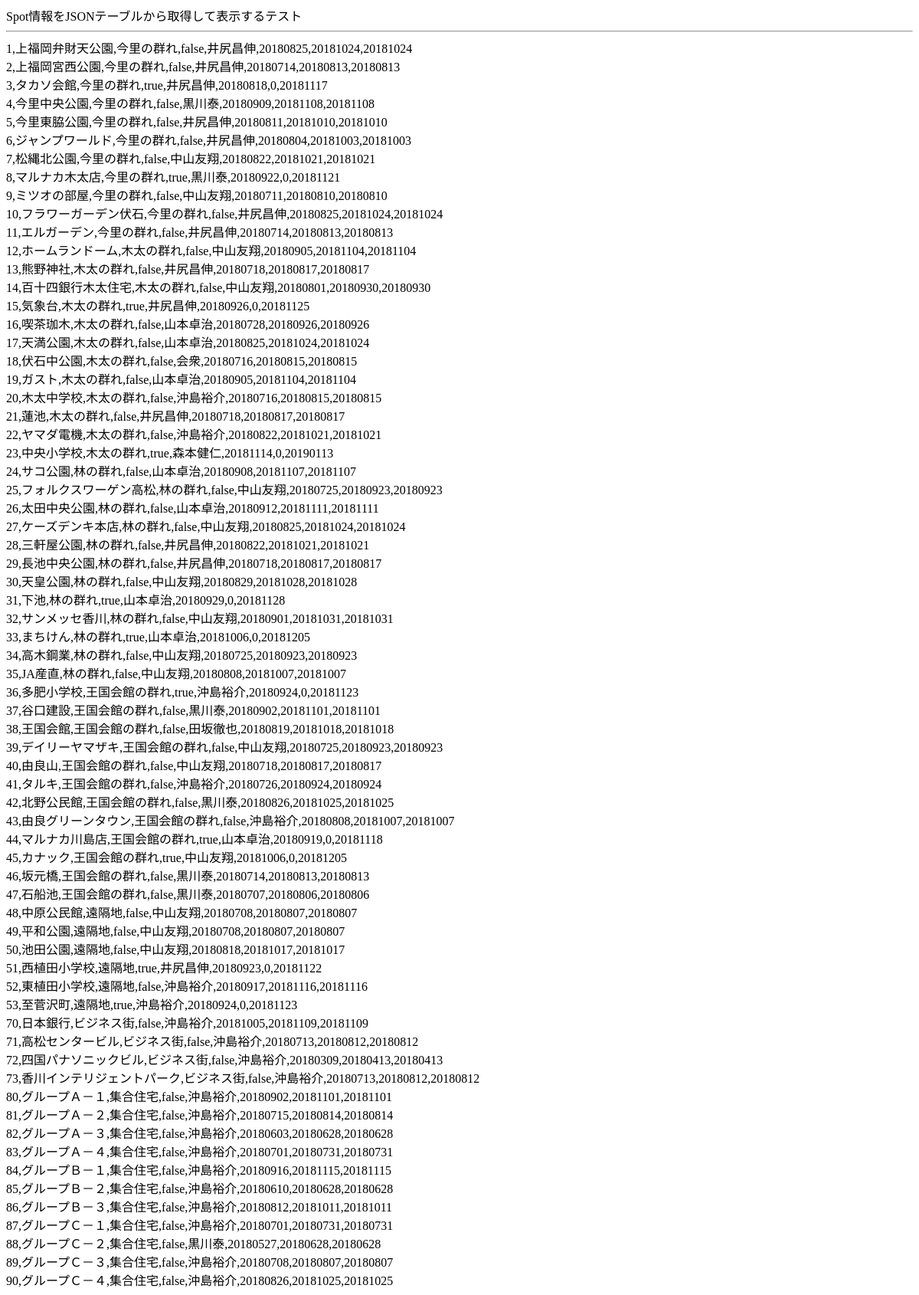
The app's page /sqlite3.php, older data.
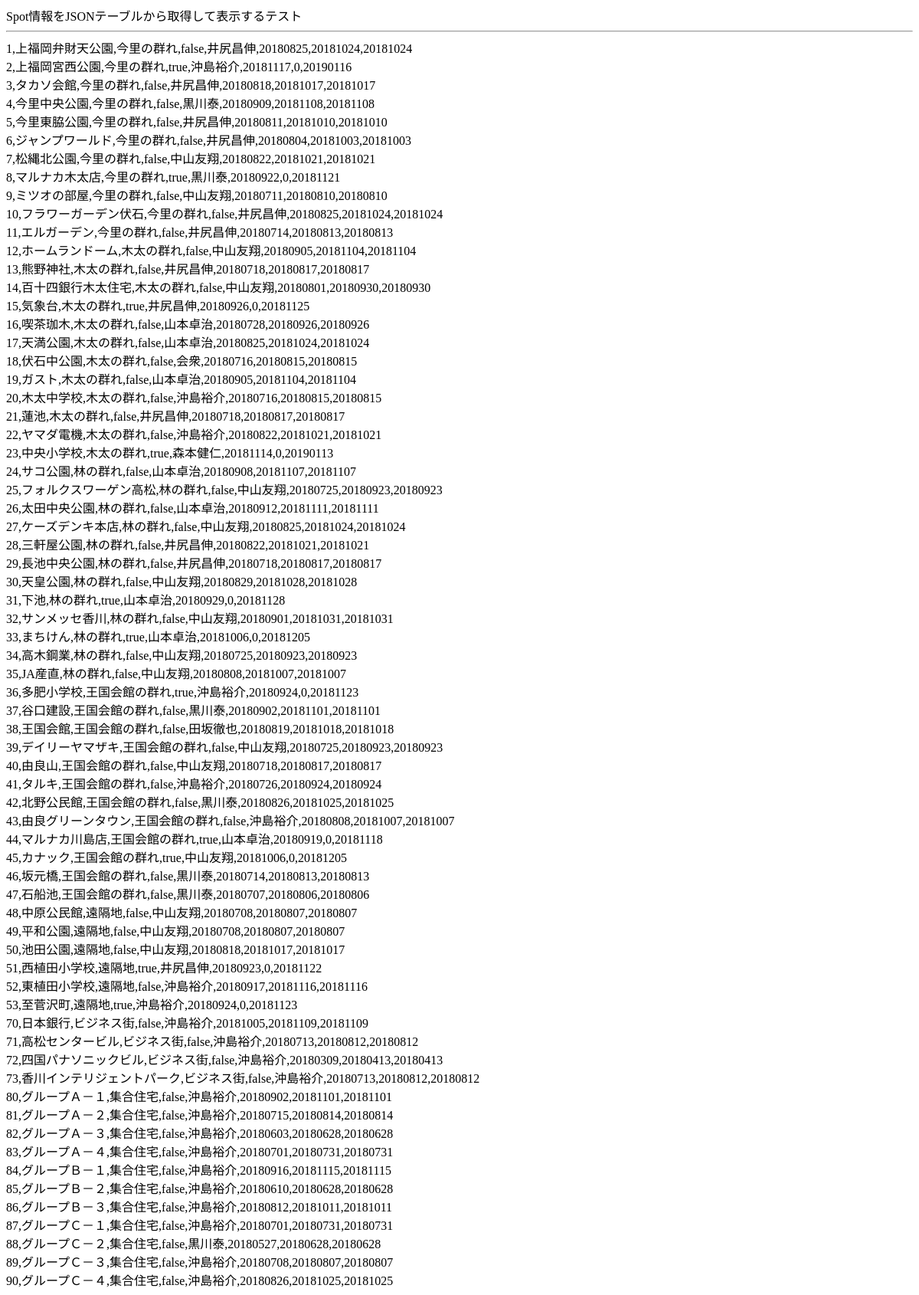
The same page, newer data.
### tables this page shows
CREATE TABLE PublicList(congnum integer,num integer,name text,kubun text,maps integer,refuses integer,buildings integer,persons integer,inuse boolean,userid text,startday integer,endday integer,limitday integer,primary key(congnum,num));

### sqlite3.php (the view, shortened to what this page needs)
<html>
<head>
</head>
<body>
Spot情報をJSONテーブルから取得して表示するテスト<br>
<hr>
<?php
$pdo = new PDO('sqlite:congworks.db');
$pdo->setAttribute(PDO::ATTR_ERRMODE, PDO::ERRMODE_EXCEPTION);
$congnum="34173";
$sql = "select num,name,kubun,inuse,userid,startday,endday,limitday from PublicList where congnum='" . $congnum . "' order by num;";
foreach ($pdo->query($sql) as $line)
	{
	for($i=0;$i<=7;$i++)
		{
		if ($i>0) echo ",";
		echo "$line[$i]";
		}
	echo "<br>";
	}
?>
</body>
</html>

Row changes from the older to the newer data that the page shows:
changed publiclist "2": inuse "false" → "true"; userid "井尻昌伸" → "沖島裕介"; startday "20180714" → "20181117"; endday "20180813" → "0"; limitday "20180813" → "20190116"
changed publiclist "3": inuse "true" → "false"; endday "0" → "20181017"; limitday "20181117" → "20181017"
